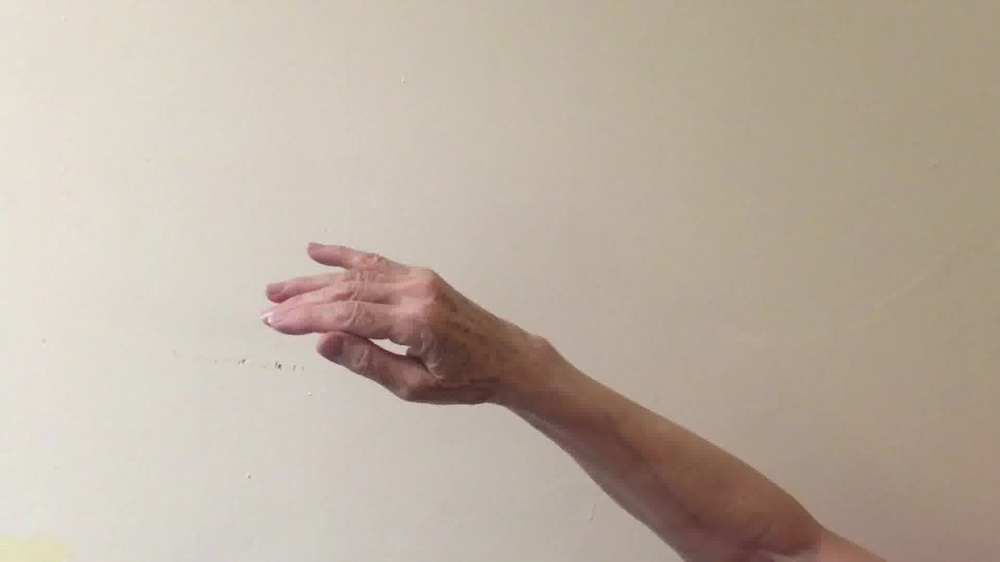
#> input picture low quality/blur/blurred_result/patients/03/R/main/hand-00031.jpg, 1000 x 562 px, shrunk from 1920 x 1080 before the run; its folder holds only this picture in this run
$ python blur.py
#> lines starting #> are read from the running program, lines starting #| are printed output that depends on the picture
# This is the script used for blurring the image.
import cv2
import numpy as np
import os.path
import glob

def clamp(pv):
    if pv > 255:
        return 255
    if pv < 0:
        return 0
    else:
        return pv


def gaussian_noise(image):
    h, w, c = image.shape
    for row in range(h):
        for col in range(w):
            s = np.random.normal(0, 20, 3)
            b = image[row, col, 0]  # blue
            g = image[row, col, 1]  # green
            r = image[row, col, 2]  # red
            image[row, col, 0] = clamp(b + s[0])
            image[row, col, 1] = clamp(g + s[1])
            image[row, col, 2] = clamp(r + s[2])
    cv2.imshow("noise image",   image)


if __name__ == "__main__":
    count = 0
    for jpgfile in glob.glob(r'E:\Parkinson\3yp_parkinson\video&frames\frames\PATIENTS\23\R\main\*.jpg'):
        img_R = cv2.imread(jpgfile,cv2.IMREAD_ANYCOLOR)
#> img_R is the input picture: shape (562, 1000, 3); mean B, G, R 161.8, 175.8, 188.6
        blurred_5 =  cv2.GaussianBlur(img_R, (15, 5), 0)
        cv2.imwrite(os.path.join(r'E:\Parkinson\3yp_parkinson\lowquality\blur\result\patients\23\R\5',os.path.basename(jpgfile)), blurred_5)

        blurred_25 =  cv2.GaussianBlur(img_R, (15, 25), 0)
        cv2.imwrite(os.path.join(r'E:\Parkinson\3yp_parkinson\lowquality\blur\result\patients\23\R\25',os.path.basename(jpgfile)), blurred_25)

        blurred_55 =  cv2.GaussianBlur(img_R, (15, 55), 0)
        cv2.imwrite(os.path.join(r'E:\Parkinson\3yp_parkinson\lowquality\blur\result\patients\23\R\55',os.path.basename(jpgfile)), blurred_55)

        blurred_105 =  cv2.GaussianBlur(img_R, (15, 105), 0)
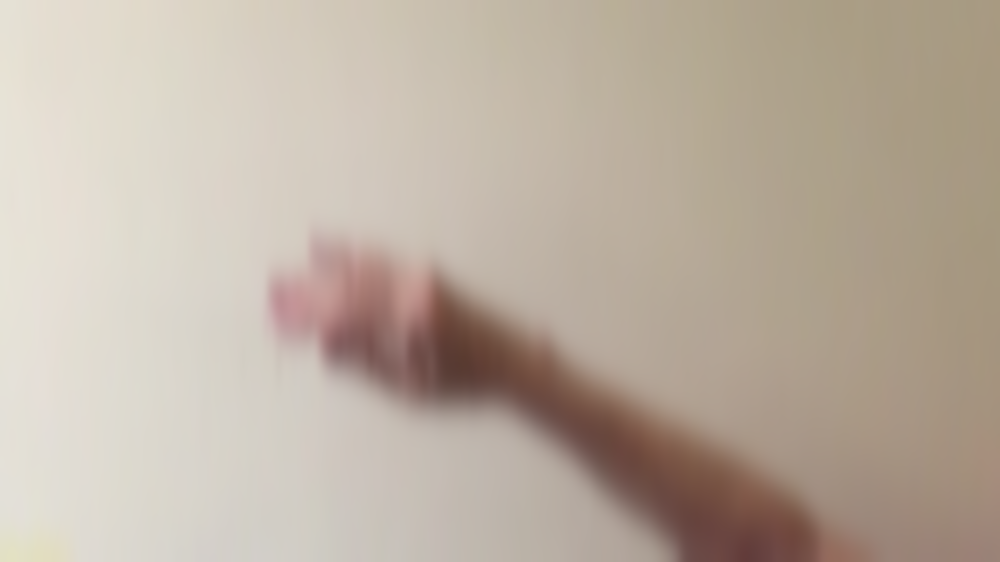
#> blurred_105: shape (562, 1000, 3); mean B, G, R 161.8, 175.8, 188.6
        cv2.imwrite(os.path.join(r'E:\Parkinson\3yp_parkinson\lowquality\blur\result\patients\23\R\105',os.path.basename(jpgfile)), blurred_105)

        count = count + 1
        print(count)


    for jpgfile in glob.glob(r'E:\Parkinson\3yp_parkinson\video&frames\frames\PATIENTS\23\L\main\*.jpg'):
        img_L = cv2.imread(jpgfile,cv2.IMREAD_ANYCOLOR)
        blurred_5 =  cv2.GaussianBlur(img_L, (15, 5), 0)
        cv2.imwrite(os.path.join(r'E:\Parkinson\3yp_parkinson\lowquality\blur\result\patients\23\L\5',os.path.basename(jpgfile)), blurred_5)

        blurred_25 =  cv2.GaussianBlur(img_L, (15, 25), 0)
        cv2.imwrite(os.path.join(r'E:\Parkinson\3yp_parkinson\lowquality\blur\result\patients\23\L\25',os.path.basename(jpgfile)), blurred_25)

        blurred_55 =  cv2.GaussianBlur(img_L, (15, 55), 0)
        cv2.imwrite(os.path.join(r'E:\Parkinson\3yp_parkinson\lowquality\blur\result\patients\23\L\55',os.path.basename(jpgfile)), blurred_55)

        blurred_105 =  cv2.GaussianBlur(img_L, (15, 105), 0)
        cv2.imwrite(os.path.join(r'E:\Parkinson\3yp_parkinson\lowquality\blur\result\patients\23\L\105',os.path.basename(jpgfile)), blurred_105)

        count = count + 1
        print(count)
